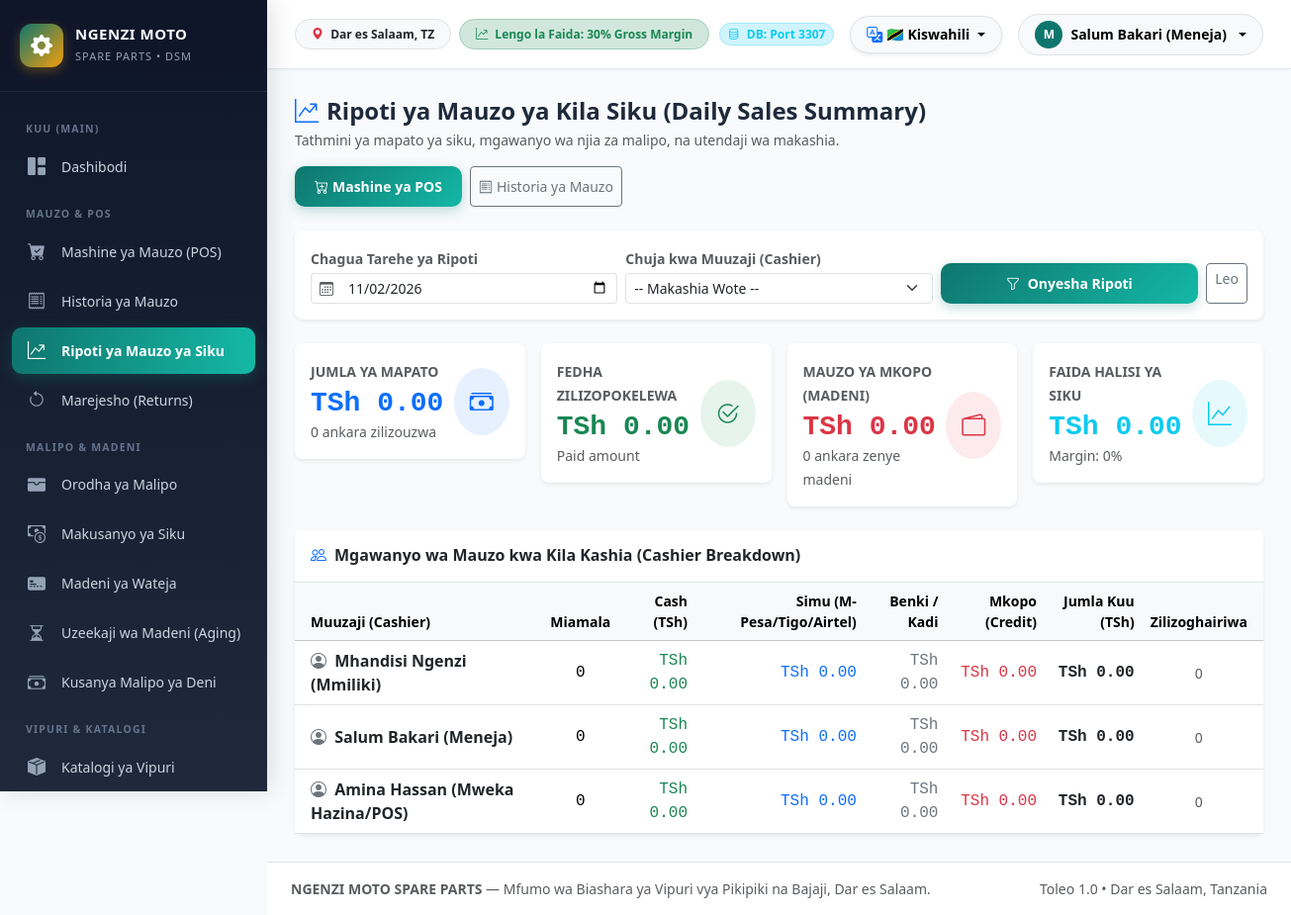
The app's page /index.php?route=sales_daily_summary (signed in) with its own data.
### tables this page shows
CREATE TABLE `users` (
  `id` int(11) NOT NULL AUTO_INCREMENT,
  `role_id` int(11) NOT NULL,
  `username` varchar(50) NOT NULL,
  `full_name` varchar(100) NOT NULL,
  `email` varchar(100) DEFAULT NULL,
  `phone` varchar(20) DEFAULT NULL,
  `password` varchar(255) NOT NULL,
  `status` enum('active','inactive','suspended') DEFAULT 'active',
  `last_login` datetime DEFAULT NULL,
  `created_at` timestamp NOT NULL DEFAULT current_timestamp(),
  `updated_at` timestamp NOT NULL DEFAULT current_timestamp() ON UPDATE current_timestamp(),
  PRIMARY KEY (`id`),
  UNIQUE KEY `username` (`username`),
  UNIQUE KEY `email` (`email`),
  KEY `role_id` (`role_id`),
  CONSTRAINT `users_ibfk_1` FOREIGN KEY (`role_id`) REFERENCES `roles` (`id`) ON UPDATE CASCADE
);

### views/sales/daily_summary.php (the view, shortened to what the rows shown need)
<div class="d-flex flex-wrap align-items-center justify-content-between gap-3 mb-4">
    <div>
        <h4 class="fw-bold mb-1">
            <i class="bi bi-graph-up-arrow text-primary me-2"></i>Ripoti ya Mauzo ya Kila Siku (Daily Sales Summary)
        </h4>
        <p class="text-muted small mb-0">Tathmini ya mapato ya siku, mgawanyo wa njia za malipo, na utendaji wa makashia.</p>
    </div>
    <div class="d-flex flex-wrap gap-2">
        <a href="/index.php?route=pos" class="btn btn-primary-custom btn-sm d-flex align-items-center gap-1">
            <i class="bi bi-cart-plus"></i> Mashine ya POS
        </a>
        <a href="/index.php?route=sales" class="btn btn-outline-secondary btn-sm d-flex align-items-center gap-1">
            <i class="bi bi-receipt"></i> Historia ya Mauzo
        </a>
    </div>
</div>
<div class="card border-0 shadow-sm rounded-3 mb-4">
    <div class="card-body p-3">
        <form method="GET" action="/index.php" class="row g-2 align-items-end">
            <div class="col-md-4">
                <label class="form-label small fw-semibold text-muted mb-1">Chagua Tarehe ya Ripoti</label>
                <div class="input-group input-group-sm">
                    <span class="input-group-text bg-white border-end-0"><i class="bi bi-calendar3 text-muted"></i></span>
                    <input type="date" name="date" class="form-control border-start-0" value="<?= htmlspecialchars($date) ?>">
                </div>
            </div>
            <div class="col-md-4">
                <label class="form-label small fw-semibold text-muted mb-1">Chuja kwa Muuzaji (Cashier)</label>
                <select name="cashier_id" class="form-select form-select-sm">
                    <option value="">-- Makashia Wote --</option>
                </select>
            </div>
            <div class="col-md-4 d-flex gap-2">
                <button type="submit" class="btn btn-primary-custom btn-sm flex-fill">
                    <i class="bi bi-funnel me-1"></i> Onyesha Ripoti
                </button>
                <a href="/index.php?route=sales_daily_summary&date=<?= date('Y-m-d') ?>" class="btn btn-outline-secondary btn-sm">
                    Leo
                </a>
            </div>
        </form>
    </div>
</div>
<div class="row g-3 mb-4">
    <div class="col-xl-3 col-sm-6">
        <div class="card border-0 shadow-sm rounded-3 p-3">
            <div class="d-flex align-items-center justify-content-between">
                <div>
                    <span class="text-muted small text-uppercase fw-semibold">Jumla ya Mapato</span>
                    <h3 class="fw-bold mb-0 text-primary font-monospace mt-1">
                        <?= Helper::formatCurrency((float)$dailyStats['total_revenue']) ?>
                    </h3>
                    <small class="text-muted"><?= $dailyStats['total_sales_count'] ?> ankara zilizouzwa</small>
                </div>
                <div class="bg-primary bg-opacity-10 p-3 rounded-circle text-primary">
                    <i class="bi bi-cash-stack fs-4"></i>
                </div>
            </div>
        </div>
    </div>
    <div class="col-xl-3 col-sm-6">
        <div class="card border-0 shadow-sm rounded-3 p-3">
            <div class="d-flex align-items-center justify-content-between">
                <div>
                    <span class="text-muted small text-uppercase fw-semibold">Fedha Zilizopokelewa</span>
                    <h3 class="fw-bold mb-0 text-success font-monospace mt-1">
                        <?= Helper::formatCurrency((float)$dailyStats['total_paid']) ?>
                    </h3>
                    <small class="text-muted">Paid amount</small>
                </div>
                <div class="bg-success bg-opacity-10 p-3 rounded-circle text-success">
                    <i class="bi bi-check2-circle fs-4"></i>
                </div>
            </div>
        </div>
    </div>
    <div class="col-xl-3 col-sm-6">
        <div class="card border-0 shadow-sm rounded-3 p-3">
            <div class="d-flex align-items-center justify-content-between">
                <div>
                    <span class="text-muted small text-uppercase fw-semibold">Mauzo ya Mkopo (Madeni)</span>
                    <h3 class="fw-bold mb-0 text-danger font-monospace mt-1">
                        <?= Helper::formatCurrency((float)$dailyStats['total_balance_due']) ?>
                    </h3>
                    <small class="text-muted"><?= $dailyStats['credit_sales_count'] ?> ankara zenye madeni</small>
                </div>
                <div class="bg-danger bg-opacity-10 p-3 rounded-circle text-danger">
                    <i class="bi bi-wallet2 fs-4"></i>
                </div>
            </div>
        </div>
    </div>
    <div class="col-xl-3 col-sm-6">
        <div class="card border-0 shadow-sm rounded-3 p-3">
            <div class="d-flex align-items-center justify-content-between">
                <div>
                    <span class="text-muted small text-uppercase fw-semibold">Faida Halisi ya Siku</span>
                    <h3 class="fw-bold mb-0 <?= $canViewProfit ? 'text-info' : 'text-muted' ?> font-monospace mt-1">
                        <?= $canViewProfit ? Helper::formatCurrency((float)$dailyStats['total_gross_profit']) : '***' ?>
                    </h3>
                    <small class="text-muted"><?= $canViewProfit ? "Margin: {$dailyStats['margin_percent']}%" : 'Imezuiwa kwa Cashier' ?></small>
                </div>
                <div class="bg-info bg-opacity-10 p-3 rounded-circle text-info">
                    <i class="bi bi-graph-up fs-4"></i>
                </div>
            </div>
        </div>
    </div>
</div>
<div class="card border-0 shadow-sm rounded-3">
    <div class="card-header bg-white border-bottom py-3">
        <h6 class="fw-bold mb-0 text-dark">
            <i class="bi bi-people text-primary me-2"></i>Mgawanyo wa Mauzo kwa Kila Kashia (Cashier Breakdown)
        </h6>
    </div>
    <div class="card-body p-0">
        <?php if (empty($cashierStats)): ?>
            <div class="text-center py-5 text-muted">
                Hakuna shughuli za mauzo zilizorekodiwa kwa tarehe hii.
            </div>
        <?php else: ?>
            <div class="table-responsive">
                <table class="table table-hover align-middle mb-0">
                    <thead class="table-light small text-muted">
                        <tr>
                            <th class="ps-3">Muuzaji (Cashier)</th>
                            <th class="text-center">Miamala</th>
                            <th class="text-end">Cash (TSh)</th>
                            <th class="text-end">Simu (M-Pesa/Tigo/Airtel)</th>
                            <th class="text-end">Benki / Kadi</th>
                            <th class="text-end">Mkopo (Credit)</th>
                            <th class="text-end">Jumla Kuu (TSh)</th>
                            <th class="text-center pe-3">Zilizoghairiwa</th>
                        </tr>
                    </thead>
                    <tbody>
                        <?php foreach ($cashierStats as $cs): ?>
                            <tr>
                                <td class="ps-3 fw-bold text-dark">
                                    <i class="bi bi-person-circle text-secondary me-1"></i>
                                    <?= htmlspecialchars($cs['cashier_name']) ?>
                                </td>
                                <td class="text-center font-monospace">
                                    <?= $cs['total_transactions'] ?>
                                </td>
                                <td class="text-end font-monospace text-success">
                                    <?= Helper::formatCurrency((float)$cs['cash_sales']) ?>
                                </td>
                                <td class="text-end font-monospace text-primary">
                                    <?= Helper::formatCurrency((float)$cs['mobile_money_sales']) ?>
                                </td>
                                <td class="text-end font-monospace text-secondary">
                                    <?= Helper::formatCurrency((float)$cs['bank_card_sales']) ?>
                                </td>
                                <td class="text-end font-monospace text-danger">
                                    <?= Helper::formatCurrency((float)$cs['credit_sales']) ?>
                                </td>
                                <td class="text-end font-monospace fw-bold text-dark fs-6">
                                    <?= Helper::formatCurrency((float)$cs['total_sales']) ?>
                                </td>
                                <td class="text-center pe-3">
                                    <?php if ((int)$cs['cancelled_transactions'] > 0): ?>
                                        <span class="badge bg-danger-subtle text-danger"><?= $cs['cancelled_transactions'] ?></span>
                                    <?php else: ?>
                                        <span class="text-muted small">0</span>
                                    <?php endif; ?>
                                </td>
                            </tr>
                        <?php endforeach; ?>
                    </tbody>
                </table>
            </div>
        <?php endif; ?>
    </div>
</div>

### views/layouts/navbar.php (shortened to what the rows shown need)
<?php
$user = Auth::user();
?>
<div class="main-wrapper">
    <header class="top-navbar">
        <div class="d-flex align-items-center gap-3">
            <div class="d-none d-md-flex align-items-center gap-2">
                <span class="badge bg-light text-dark border px-3 py-2 rounded-pill fw-semibold">
                    <i class="bi bi-geo-alt-fill text-danger me-1"></i> Dar es Salaam, TZ
                </span>
                <span class="badge bg-success-subtle text-success border border-success-subtle px-3 py-2 rounded-pill fw-bold">
                    <i class="bi bi-graph-up-arrow me-1"></i> Lengo la Faida: 30% Gross Margin
                </span>
            </div>
        </div>
        <div class="d-flex align-items-center gap-3">
            <span class="badge bg-info-subtle text-info border border-info-subtle rounded-pill px-2.5 py-1.5 d-none d-sm-inline-block">
                <i class="bi bi-database me-1"></i> DB: Port 3307
            </span>
            <div class="dropdown">
                <button class="btn btn-light dropdown-toggle d-flex align-items-center gap-1 rounded-pill py-1.5 px-3 border shadow-sm" type="button" data-bs-toggle="dropdown" aria-expanded="false" title="<?= __('lang_switch') ?>">
                    <i class="bi bi-translate text-primary"></i>
                    <span class="fw-bold small"><?= \App\Core\Lang::getLocale() === 'en' ? '🇬🇧 English' : '🇹🇿 Kiswahili' ?></span>
                </button>
            </div>
            <div class="dropdown">
                <button class="btn btn-light dropdown-toggle d-flex align-items-center gap-2 rounded-pill py-1.5 px-3 border" type="button" data-bs-dismiss="dropdown" data-bs-toggle="dropdown" aria-expanded="false">
                    <div class="user-avatar-badge" style="width:28px; height:28px; font-size:12px;">
                        <?= strtoupper(substr($user['username'] ?? 'U', 0, 1)) ?>
                    </div>
                    <span class="fw-semibold small d-none d-md-inline"><?= htmlspecialchars($user['full_name'] ?? 'Mtumiaji') ?></span>
                </button>
            </div>
        </div>
    </header>
    <div class="content-container">

### records on screen
users: username "M", full_name "Salum Bakari (Meneja)", total_transactions "0", cash_sales "TSh 0.00", mobile_money_sales "TSh 0.00", bank_card_sales "TSh 0.00", credit_sales "TSh 0.00", total_sales "TSh 0.00"
users: full_name "Mhandisi Ngenzi (Mmiliki)", total_transactions "0", cash_sales "TSh 0.00", mobile_money_sales "TSh 0.00", bank_card_sales "TSh 0.00", credit_sales "TSh 0.00", total_sales "TSh 0.00"
users: full_name "Amina Hassan (Mweka Hazina/POS)", total_transactions "0", cash_sales "TSh 0.00", mobile_money_sales "TSh 0.00", bank_card_sales "TSh 0.00", credit_sales "TSh 0.00", total_sales "TSh 0.00"

### other values on screen
Helper::formatCurrency((float)$dailyStats['total_revenue']) "TSh 0.00"
$dailyStats['total_sales_count'] "0"
Helper::formatCurrency((float)$dailyStats['total_paid']) "TSh 0.00"
Helper::formatCurrency((float)$dailyStats['total_balance_due']) "TSh 0.00"
$dailyStats['credit_sales_count'] "0"
Helper::formatCurrency((float)$dailyStats['total_gross_profit']) "TSh 0.00"
$dailyStats['margin_percent'] "0"
